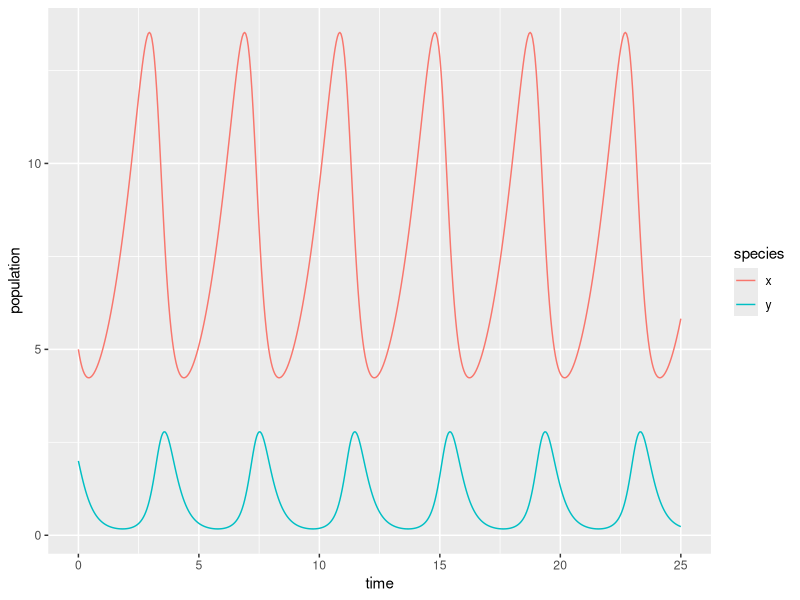

R code for this plot:
## ---- chunk 1
knitr::opts_chunk$set(echo = TRUE)
library(tidyverse)
library(deSolve)
library(kableExtra)
## ---- chunk 2
# Create a sequence of times (days): 
time <- seq(0, 25, by = 0.05)

# Set some parameter values (these can change - keep it in mind):
parameters <- c(alpha = .75, beta = 0.8, delta = 0.5, gamma = 4)

# Set the initial condition (prey and predator populations at t = 0).
# Recall: x = prey, y = predator
init_cond <- c(x = 5, y = 2)

# Prepare the series of differential equations as a function: 
lk_equations <- function(time, init_cond, parameters) {
  with(as.list(c(init_cond, parameters)), {
    dxdt = alpha * x - beta * x * y
    dydt = delta * x * y - gamma * y
    return(list(c(dxdt, dydt)))
  })
}

# Find the approximate the solution using `deSolve::ode()`:
approx_lk <- ode(y = init_cond, times = time, func = lk_equations, parms = parameters)

# Check the class: 
class(approx_lk)

# We really want this to be a data frame, and we want both prey (x) and predator (y) to be in the same column -- we'll learn why in EDS 221 (tidy data)
approx_lk_df <- data.frame(approx_lk) %>% 
  pivot_longer(cols = c(x,y), names_to = "species", values_to = "population")

# Plot it! 
ggplot(data = approx_lk_df, aes(x = time, y = population)) +
  geom_line(aes(color = species))
